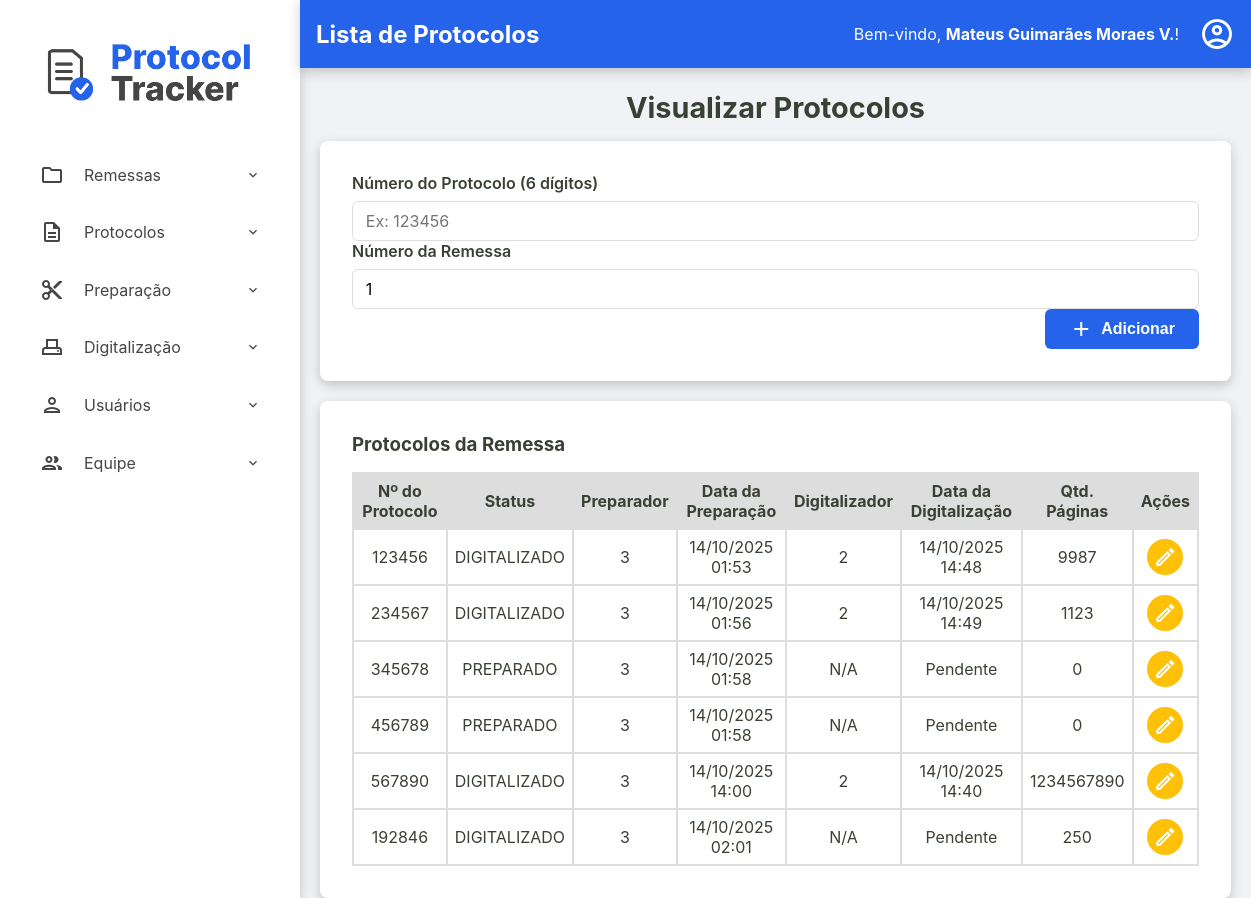
The app's page /admin/remessas/protocolos?id=79cb09a9-93d1-4544-90c2-ab69c693ab31 (signed in) with its own data.
### tables this page shows
CREATE TABLE usuarios (
    id INTEGER PRIMARY KEY AUTOINCREMENT,
    nome TEXT NOT NULL,
    email TEXT NOT NULL UNIQUE,
    cpf TEXT NOT NULL UNIQUE,
    hash_senha TEXT NOT NULL,
    permissao TEXT NOT NULL,
    data_criacao TEXT NOT NULL DEFAULT CURRENT_TIMESTAMP,
    status INTEGER NOT NULL DEFAULT 1
  );

CREATE TABLE remessas (
    numero_remessa INTEGER PRIMARY KEY, -- SQLite vai gerenciar o autoincremento aqui
    id TEXT NOT NULL UNIQUE, -- Seu ID de texto continua sendo obrigatório e único
    data_recebimento TEXT NOT NULL,
    data_entrega TEXT NULL,
    status TEXT NOT NULL DEFAULT 'RECEBIDO',
    quantidade_protocolos INTEGER NULL CHECK (quantidade_protocolos >= 0),
    id_administrador INTEGER NOT NULL,
    observacoes TEXT NULL,
    FOREIGN KEY (id_administrador) REFERENCES usuarios (id)
  );

CREATE TABLE protocolos (
    id TEXT PRIMARY KEY,
    id_remessa TEXT NOT NULL,
    numero_protocolo TEXT NOT NULL UNIQUE,
    data_preparacao TEXT NULL,
    id_preparador INTEGER NULL,
    data_digitalizacao TEXT NULL,
    id_digitalizador INTEGER NULL,
    status TEXT NOT NULL DEFAULT 'RECEBIDO',
    quantidade_paginas INTEGER NULL CHECK (quantidade_paginas >= 0),
    observacoes TEXT NULL,
    FOREIGN KEY (id_remessa) REFERENCES remessas (id),
    FOREIGN KEY (id_preparador) REFERENCES usuarios (id),
    FOREIGN KEY (id_digitalizador) REFERENCES usuarios (id)
  );

### src/Controller/Admin/RemessaController.php (called while the page is built, shortened)
<?php
class RemessaController
{
    private ?Usuario $usuario_logado = null;
    public function __construct(
        private RemessaRepository $remessaRepository,
        private RemessaService $remessaService,
        private ProtocoloRepository $protocoloRepository,
        private ProtocoloService $protocoloService,
        private UsuarioRepository $usuarioRepository,
        private DashboardService $dashboardService
    ) {
        $id_usuario = $_SESSION['usuario_logado_id'] ?? null;
        if ($id_usuario) {
            $this->usuario_logado = $this->usuarioRepository->findById($id_usuario);
        }
    }
    public function exibirProtocolos(?string $id_remessa_param, ?string $erro = null)
    {
        try {
            $id_remessa = $id_remessa_param;
            $remessa = $this->remessaRepository->findById($id_remessa);
            $listaProtocolos = $this->protocoloRepository->findByRemessa($id_remessa);
            $titulo_da_pagina = "Lista de Protocolos";
            $usuario_logado = $this->usuario_logado;
            require __DIR__ . '/../../../templates/admin/visualizar-protocolos.php';
        } catch (Exception $e) {
            $this->exibirRemessas($e->getMessage());
        }
    }
}

### src/Repository/UsuarioRepository.php (called while the page is built, shortened)
<?php
class UsuarioRepository implements UsuarioRepositoryInterface
{
    private PDO $connection;
    public function __construct(PDO $connection)
    {
        $this->connection = $connection;
    }
    public function findById(int $id): ?Usuario
    {
        $sqlQuery = "SELECT * FROM usuarios WHERE id = :id;";
        $stmt = $this->connection->prepare($sqlQuery);
        $stmt->bindValue(':id', $id);
        $stmt->execute();
        $dadosUsuario = $stmt->fetch();
        return Usuario::fromArray($dadosUsuario);
    }
}

### src/Model/Usuario.php (called while the page is built, shortened)
<?php
class Usuario {
    public function getNome(): string { return $this->nome; }
    public static function fromArray(array $array): self
    {
        try {
            $data_criacao = isset($array['data_criacao']) ? new DateTimeImmutable($array['data_criacao']) : null;
        } catch (Exception $e) {
            throw new Exception("Falha ao criar data");
        }
        return new self(
            (int) $array['id'],
            $array['nome'],
            $array['email'],
            $array['cpf'],
            $array['hash_senha'],
            $array['permissao'],
            $data_criacao,
            (bool) $array['status']
        );
    }
}

### src/Repository/RemessaRepository.php (called while the page is built, shortened)
<?php
class RemessaRepository implements RemessaRepositoryInterface
{
    private PDO $connection;
    public function __construct(PDO $connection)
    {
        $this->connection = $connection;
    }
    public function findById(string $id): ?Remessa
    {
        $sqlQuery = "SELECT * FROM remessas WHERE id = :id;";
        $stmt = $this->connection->prepare($sqlQuery);
        $stmt->bindValue(':id', $id);
        $stmt->execute();
        $dadosRemessa = $stmt->fetch();
        return Remessa::fromArray($dadosRemessa);
    }
}

### src/Model/Remessa.php (called while the page is built, shortened)
<?php
class Remessa {
    public function getNumeroRemessa(): int { return $this->numero_remessa; }
    public static function fromArray(array $array): self
    {
        try {
            $data_recebimento = new DateTimeImmutable($array['data_recebimento']);
            $data_entrega = isset($array['data_entrega']) ? new DateTimeImmutable($array['data_entrega']) : null;
        } catch (Exception $e) {
            throw new Exception("Falha ao criar data");
        }
        return new self(
            $array['id'],
            (int) $array['numero_remessa'] ?? null,
            $data_recebimento,
            $data_entrega,
            $array['status'],
            isset($array['quantidade_protocolos']) ? (int)$array['quantidade_protocolos'] : null,
            (int)$array['id_administrador'],
            $array['observacoes'] ?? null
        );
    }
}

### src/Repository/ProtocoloRepository.php (called while the page is built, shortened)
<?php
class ProtocoloRepository implements ProtocoloRepositoryInterface
{
    private PDO $connection;
    public function __construct(PDO $connection)
    {
        $this->connection = $connection;
    }
    public function findByRemessa(string $id_remessa): array
    {
        $sqlQuery = "SELECT * FROM protocolos WHERE id_remessa = :id_remessa;";
        $stmt = $this->connection->prepare($sqlQuery);
        $stmt->bindValue(':id_remessa', $id_remessa);
        $stmt->execute();
        return $this->hidrataLista($stmt);
    }
    private function hidrataLista(PDOStatement $stmt): array
    {
        $listaDeProtocolos = [];
        while($dadosProtocolo = $stmt->fetch()){
            $listaDeProtocolos[] = Protocolo::fromArray($dadosProtocolo);
        }
        return $listaDeProtocolos;
    }
}

### src/Model/Protocolo.php (called while the page is built, shortened)
<?php
class Protocolo {
    public function getId(): ?string { return $this->id; }
    public function getNumeroProtocolo(): string { return $this->numero_protocolo; }
    public function getDataPreparacao(): ?DateTimeImmutable { return $this->data_preparacao; }
    public function getIdPreparador(): ?int { return $this->id_preparador; }
    public function getDataDigitalizacao(): ?DateTimeImmutable { return $this->data_digitalizacao; }
    public function getIdDigitalizador(): ?int { return $this->id_digitalizador; }
    public function getStatus(): string { return $this->status; }
    public function getQuantidadePaginas(): ?int { return $this->quantidade_paginas; }
    public static function fromArray(array $array): self
    {
        try {
            $data_preparacao = isset($array['data_preparacao']) ? new DateTimeImmutable($array['data_preparacao']) :  null;
            $data_digitalizacao = isset($array['data_digitalizacao']) ? new DateTimeImmutable($array['data_digitalizacao']) :  null;
        } catch (Exception $e) {
            throw new Exception("Falha ao criar data");
        }
        return new self(
            $array['id'],
            $array['id_remessa'],
            $array['numero_protocolo'],
            $data_preparacao,
            isset($array['id_preparador']) ? (int) $array['id_preparador'] : null,
            $data_digitalizacao,
            isset($array['id_digitalizador']) ? (int) $array['id_digitalizador'] : null,
            $array['status'],
            isset($array['quantidade_paginas']) ? (int) $array['quantidade_paginas'] : null,
            $array['observacoes'] ?? null,
        );
    }
}

### templates/admin/visualizar-protocolos.php (the view, shortened to what this page needs)
<?php require __DIR__ . '/../components/_header.php'; ?>
<h2>Visualizar Protocolos</h2>
<div class="container-principal-busca">
    <form action="/admin/remessas/protocolos" method="post" class="busca-form-container">
        <div class="form-group">
            <label for="numero_protocolo">Número do Protocolo (6 dígitos)</label>
            <input type="text" id="numero_protocolo" name="numero_protocolo" required maxlength="6" pattern="\d{6}"placeholder="Ex: 123456">
            <label for="numero_remessa">Número da Remessa</label>
            <input type="text" id="numero_remessa" readonly  name="numero_remessa" value="<?= htmlspecialchars($remessa->getNumeroRemessa()) ?>">
        </div>
        <div class="form-actions">
            <button type="submit">
                <span class="material-icons-outlined">add</span> Adicionar
            </button>
        </div>
    </form>
<section class="listagem-container">
    <h3>Protocolos da Remessa</h3>
    <table id="tabela-protocolos-remessa" class="protocolos-table datatable-js">
        <thead>
            <tr>
                <th>Nº do Protocolo</th>
                <th>Status</th>
                <th>Preparador</th>
                <th>Data da Preparação</th>
                <th>Digitalizador</th>
                <th>Data da Digitalização</th>
                <th>Qtd. Páginas</th>
                <th class="acoes-header">Ações</th>
            </tr>
        </thead>
        <tbody>
            <?php foreach ($listaProtocolos as $protocolo): ?>
                <tr>
                    <td><?= htmlspecialchars($protocolo->getNumeroProtocolo()) ?></td>
                    <td><?= htmlspecialchars($protocolo->getStatus()) ?></td>
                    <td>
                        <?php
                            echo htmlspecialchars($protocolo->getIdPreparador() ?? 'N/A');
                        ?>
                    </td>
                    <td><?= $protocolo->getDataPreparacao() ? $protocolo->getDataPreparacao()->format('d/m/Y H:i') : 'Pendente' ?></td>
                    <td>
                        <?php
                            echo htmlspecialchars($protocolo->getIdDigitalizador() ?? 'N/A');
                        ?>
                    </td>
                    <td><?= $protocolo->getDataDigitalizacao() ? $protocolo->getDataDigitalizacao()->format('d/m/Y H:i') : 'Pendente' ?></td>
                    <td><?= htmlspecialchars($protocolo->getQuantidadePaginas() ?? 'N/A') ?></td>
                    <td class="acoes-cell">
                        <a href="/admin/remessas/editar-protocolo?id=<?= htmlspecialchars($protocolo->getId()) ?>" class="btn-acao btn-editar" title="Editar Protocolo">
                            <span class="material-icons-outlined">edit</span>
                        </a>
                    </td>
                </tr>
            <?php endforeach; ?>
        </tbody>
    </table>
</section>
</div>
<?php require __DIR__ . '/../components/_footer.php'; ?>

### templates/components/_content-header.php (shortened to what this page needs)
<div class="content-header">
    <div class="header-title">
        <h2><?= isset($titulo_da_pagina) ? htmlspecialchars($titulo_da_pagina) : 'Página sem Título' ?></h2>
    </div>
    <div class="logout">
        <?php if (isset($usuario_logado) && $usuario_logado): ?>
            <div class="welcome-message">
                <span>Bem-vindo, <strong><?= htmlspecialchars($usuario_logado->getNome()) ?></strong>!</span>
            </div>
            <div class="dropdown">
                <a href="#" id="user-menu-toggle" class="action-icon" title="Opções do Usuário">
                    <span class="material-icons-outlined">account_circle</span>
                </a>
            </div>
        <?php endif; ?>
    </div>
</div>

### public/assets/css/style.css (style rules this page uses)
:root { --cor-fundo-sidebar: #ffffff; --cor-fundo-sidebar-hover: #f2f6ff; --cor-fontes-sidebar: #454545; --cor-fundo-header: #2563eb; --cor-fontes-header: #ffffff; --cor-bordas: #ddd; --cor-fundo-body: #f0f2f5; --cor-fontes-body: #394034; --cor-fundo-sidebar-active: #dbe6ff; --cor-fontes-sidebar-active: #2563eb; --cor-bordas-focus: #80bdff; --cor-fontes-main-button: #ffffff; --cor-main-button: #2563eb; --cor-fontes-cards: #696969; --cor-icones-header: #969696; --cor-icones-header-hover: #007bff; --cor-primaria-erro: #ff2c2c; }
* { margin: 0; padding: 0; box-sizing: border-box; }
body { font-family: -apple-system, BlinkMacSystemFont, 'Segoe UI', Roboto, 'Helvetica Neue', Arial, sans-serif; background-color: var(--cor-fundo-body); color: var(--cor-fontes-body); display: flex; flex-direction: column; min-height: 100vh; }
a { text-decoration: none; }
.content-header { width: 100%; margin: 0 auto 1.4rem auto; display: flex; justify-content: space-between; align-items: center; background-color: var(--cor-fundo-header); color: var(--cor-fontes-header); box-shadow: 0 4px 12px rgba(0,0,0,0.2); padding: 1rem; }
.content-header span { color: var(--cor-fontes-header); }
.action-icon { color: var(--cor-icones-header); transition: color 0.2s; display: flex; align-items: center; }
.action-icon .material-icons-outlined { font-size: 36px; }
.conteudo-principal h2, .conteudo-principal p { text-align: center; max-width: 800px; width: 100%; }
.conteudo-principal h2 { font-size: 1.8rem; color: var(--cor-fontes-body); margin-bottom: 1.0rem; align-self: center; }
.form-group { flex-grow: 1; }
.form-group label { width: 100%; display: block; font-weight: 600; margin-bottom: 0.5rem; }
.form-group input[type="text"], .form-group input[type="number"], .form-group input[type="email"], .form-group input[type="password"], .form-group textarea { width: 100%; height: 40px; padding: 0.8rem; border: 1px solid var(--cor-bordas); border-radius: 6px; font-size: 1rem; font-family: inherit; transition: border-color 0.2s, box-shadow 0.2s; }
.form-actions { display: flex; justify-content: flex-end; }
.form-actions button { font-weight: bold; color: var(--cor-fontes-main-button); background-color: var(--cor-main-button); display: inline-flex; align-items: center; gap: 8px; height: 40px; padding: 0.8rem 1.5rem; font-size: 1rem; border: none; border-radius: 6px; cursor: pointer; transition: background-color 0.2s; text-decoration: none; }
.container-principal-busca { width: 100%; display: flex; flex-direction: column; gap: 20px; }
.busca-form-container { display: flex; flex-direction: column; }
.busca-form-container, .listagem-container { width: 100%; max-width: 1400px; box-shadow: 0 4px 12px rgba(0,0,0,0.2); margin: 0 auto; background-color: var(--cor-fundo-sidebar); padding: 2rem; border-radius: 8px; }
.listagem-container h3 { margin-bottom: 1rem; }
.protocolos-table { width: 100%; border-collapse: collapse; border-spacing: 0; }
.protocolos-table th, .protocolos-table td { padding: 7px; border: 2px solid var(--cor-bordas); text-align: center; vertical-align: middle; }
.protocolos-table thead { background-color: var(--cor-bordas); }
.acoes-header { text-align: center; }
.acoes-cell { display: table-cell; text-align: center; vertical-align: middle; gap: 5px; }
.btn-acao { display: inline-flex; padding: 6px; border: none; border-radius: 50%; cursor: pointer; transition: background-color 0.2s; color: #fff; }
.acoes-cell .btn-acao { display: inline-flex; justify-content: center; align-items: center; gap: 6px; }
.btn-editar { background-color: #ffc107; }
.material-icons-outlined { vertical-align: middle; }
.dropdown { position: relative; display: inline-block; }
.logout { display: flex; align-items: center; justify-content: center; gap: 20px; }

### records on screen
usuarios: nome "Mateus Guimarães Moraes V."
remessas: numero_remessa "1"
protocolos: numero_protocolo "123456", status "DIGITALIZADO", id_preparador "3", format "14/10/2025 01:53", id_digitalizador "2", format "14/10/2025 14:48", quantidade_paginas "9987"
protocolos: numero_protocolo "234567", status "DIGITALIZADO", id_preparador "3", format "14/10/2025 01:56", id_digitalizador "2", format "14/10/2025 14:49", quantidade_paginas "1123"
protocolos: numero_protocolo "345678", status "PREPARADO", id_preparador "3", format "14/10/2025 01:58", id_digitalizador "N/A", shows "Pendente", quantidade_paginas "0"
protocolos: numero_protocolo "456789", status "PREPARADO", id_preparador "3", format "14/10/2025 01:58", id_digitalizador "N/A", shows "Pendente", quantidade_paginas "0"
protocolos: numero_protocolo "567890", status "DIGITALIZADO", id_preparador "3", format "14/10/2025 14:00", id_digitalizador "2", format "14/10/2025 14:40", quantidade_paginas "1234567890"
protocolos: numero_protocolo "192846", status "DIGITALIZADO", id_preparador "3", format "14/10/2025 02:01", id_digitalizador "N/A", shows "Pendente", quantidade_paginas "250"

### other values on screen
$titulo_da_pagina "Lista de Protocolos"
